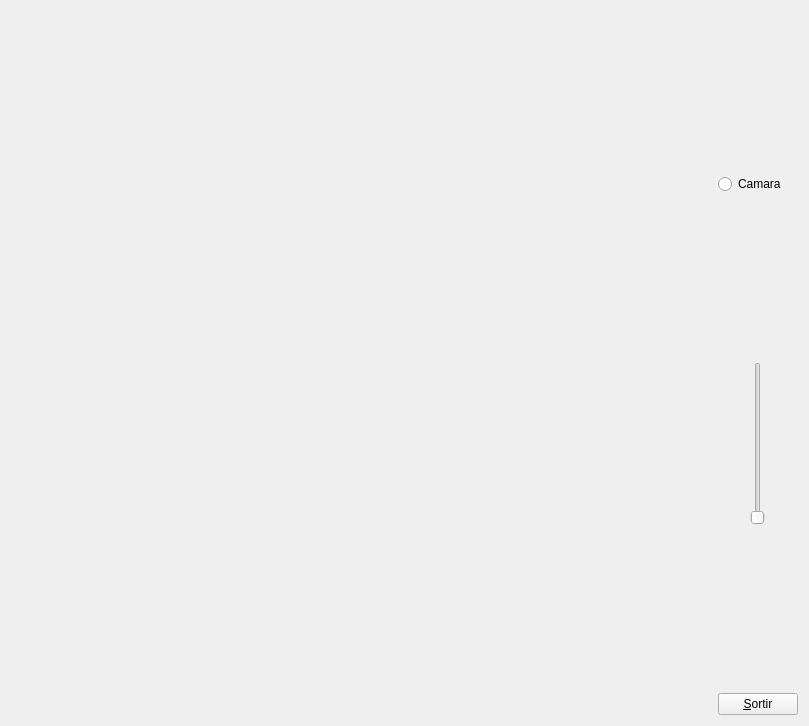
<?xml version="1.0" encoding="UTF-8"?>
<ui version="4.0">
 <class>MyForm</class>
 <widget class="QWidget" name="MyForm">
  <property name="geometry">
   <rect>
    <x>0</x>
    <y>0</y>
    <width>809</width>
    <height>726</height>
   </rect>
  </property>
  <property name="windowTitle">
   <string>IDI-Lab</string>
  </property>
  <layout class="QHBoxLayout" name="horizontalLayout">
   <item>
    <widget class="MyGLWidget" name="widget" native="true">
     <property name="sizePolicy">
      <sizepolicy hsizetype="Expanding" vsizetype="Expanding">
       <horstretch>0</horstretch>
       <verstretch>0</verstretch>
      </sizepolicy>
     </property>
    </widget>
   </item>
   <item>
    <layout class="QVBoxLayout" name="verticalLayout">
     <item>
      <spacer name="verticalSpacer_3">
       <property name="orientation">
        <enum>Qt::Vertical</enum>
       </property>
       <property name="sizeHint" stdset="0">
        <size>
         <width>20</width>
         <height>40</height>
        </size>
       </property>
      </spacer>
     </item>
     <item>
      <widget class="QRadioButton" name="radioButton">
       <property name="text">
        <string>Camara </string>
       </property>
      </widget>
     </item>
     <item>
      <spacer name="verticalSpacer_2">
       <property name="orientation">
        <enum>Qt::Vertical</enum>
       </property>
       <property name="sizeHint" stdset="0">
        <size>
         <width>20</width>
         <height>40</height>
        </size>
       </property>
      </spacer>
     </item>
     <item>
      <layout class="QHBoxLayout" name="horizontalLayout_2">
       <item>
        <widget class="QSlider" name="verticalSlider">
         <property name="layoutDirection">
          <enum>Qt::LeftToRight</enum>
         </property>
         <property name="maximum">
          <number>5</number>
         </property>
         <property name="pageStep">
          <number>1</number>
         </property>
         <property name="orientation">
          <enum>Qt::Vertical</enum>
         </property>
        </widget>
       </item>
      </layout>
     </item>
     <item>
      <spacer name="verticalSpacer">
       <property name="orientation">
        <enum>Qt::Vertical</enum>
       </property>
       <property name="sizeHint" stdset="0">
        <size>
         <width>20</width>
         <height>40</height>
        </size>
       </property>
      </spacer>
     </item>
     <item>
      <widget class="QPushButton" name="pushButton">
       <property name="sizePolicy">
        <sizepolicy hsizetype="Fixed" vsizetype="Fixed">
         <horstretch>0</horstretch>
         <verstretch>0</verstretch>
        </sizepolicy>
       </property>
       <property name="text">
        <string>&amp;Sortir</string>
       </property>
      </widget>
     </item>
    </layout>
   </item>
  </layout>
 </widget>
 <customwidgets>
  <customwidget>
   <class>MyGLWidget</class>
   <extends>QWidget</extends>
   <header>MyGLWidget.h</header>
   <container>1</container>
   <slots>
    <slot>canviCamara()</slot>
    <slot>slider(int)</slot>
   </slots>
  </customwidget>
 </customwidgets>
 <resources/>
 <connections>
  <connection>
   <sender>pushButton</sender>
   <signal>clicked()</signal>
   <receiver>MyForm</receiver>
   <slot>close()</slot>
   <hints>
    <hint type="sourcelabel">
     <x>779</x>
     <y>715</y>
    </hint>
    <hint type="destinationlabel">
     <x>808</x>
     <y>529</y>
    </hint>
   </hints>
  </connection>
  <connection>
   <sender>radioButton</sender>
   <signal>clicked()</signal>
   <receiver>widget</receiver>
   <slot>canviCamara()</slot>
   <hints>
    <hint type="sourcelabel">
     <x>745</x>
     <y>176</y>
    </hint>
    <hint type="destinationlabel">
     <x>565</x>
     <y>159</y>
    </hint>
   </hints>
  </connection>
  <connection>
   <sender>verticalSlider</sender>
   <signal>valueChanged(int)</signal>
   <receiver>widget</receiver>
   <slot>slider(int)</slot>
   <hints>
    <hint type="sourcelabel">
     <x>752</x>
     <y>487</y>
    </hint>
    <hint type="destinationlabel">
     <x>628</x>
     <y>472</y>
    </hint>
   </hints>
  </connection>
 </connections>
</ui>
